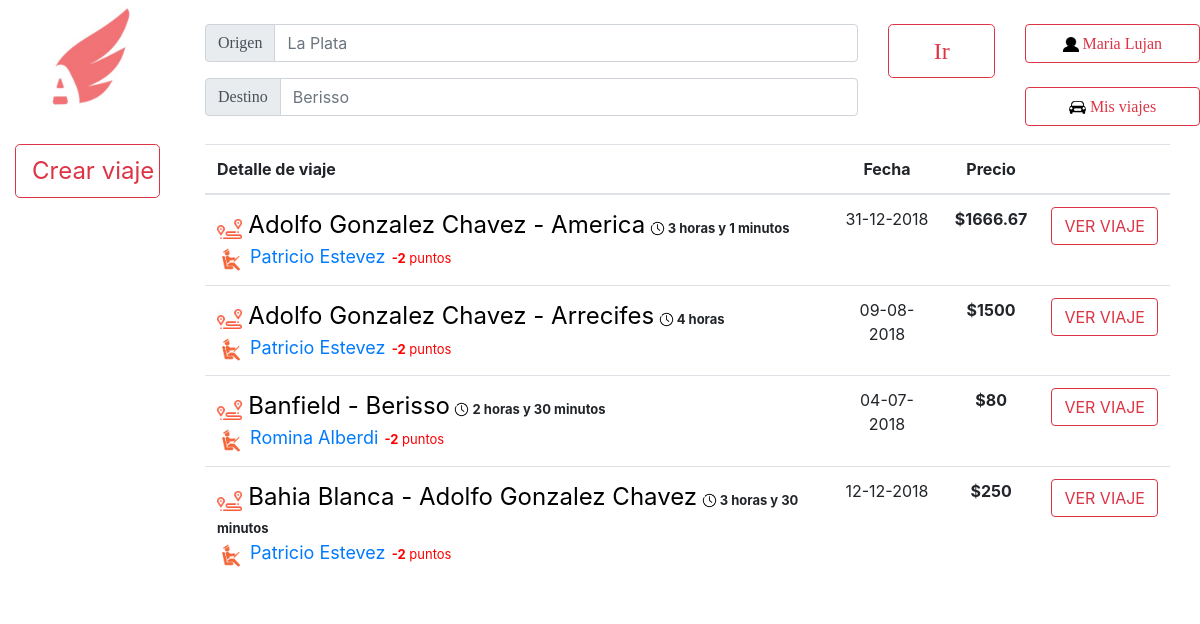
Page /PaginaPrincipal.php?inicio=Lujan.andersen@gmail.com (signed in) on the committed database.
### tables this page shows
CREATE TABLE IF NOT EXISTS `viajes` (
  `IDviaje` int(11) NOT NULL AUTO_INCREMENT,
  `fecha` date NOT NULL,
  `hora` time NOT NULL,
  `IDvehiculo` int(50) NOT NULL,
  `IDconductor` int(50) NOT NULL,
  `llegada` datetime NOT NULL,
  `IDOrigen` int(11) NOT NULL,
  `IDDestino` int(11) NOT NULL,
  `Precio` double NOT NULL,
  `asientos_disponibles` int(5) NOT NULL,
  PRIMARY KEY (`IDviaje`)
);

CREATE TABLE IF NOT EXISTS `ciudades` (
  `nombre` varchar(100) NOT NULL,
  `IDCiudad` int(11) NOT NULL AUTO_INCREMENT,
  PRIMARY KEY (`IDCiudad`)
);

CREATE TABLE IF NOT EXISTS `usuarios` (
  `nombre` varchar(50) NOT NULL,
  `apellido` varchar(50) NOT NULL,
  `email` varchar(50) NOT NULL,
  `clave` varchar(50) NOT NULL,
  `fecha` date NOT NULL,
  `foto` longblob,
  `token` varchar(100) NOT NULL,
  `ID` int(11) NOT NULL AUTO_INCREMENT,
  `borrado` tinyint(1) NOT NULL DEFAULT '0',
  `penalizacion` int(20) NOT NULL DEFAULT '0',
  `penalizacion_acom` int(20) NOT NULL DEFAULT '0',
  `deuda` float NOT NULL DEFAULT '0',
  PRIMARY KEY (`ID`)
);

### PaginaPrincipal.php (the view, shortened to what this page needs)
<!doctype html>
<html lang="en">
  <head>
    <link rel="stylesheet" href="css/bootstrap.min.css">
    <link rel="stylesheet" href="css/Estilos.css">
  </head>
  <body>
          <?php
          $link = conectarABase();
          $hoy = new DateTime('today');
          $viajes = mysqli_query($link, "SELECT * FROM viajes");
        ?>
          <header style="position: fixed">
            <nav>
                    <div class="row">
                        <div class="col-2">
                             <p>
                                <a href="PaginaPrincipal.php">
                                <img href="PaginaPrincipal.php" src="Logo.jpg" alt="Imagen no disponible"  class="rounded mx-auto d-block" height="120x120">
                                </a>
                            </p>
                        </div>
                        <div class="col-8">
                            <div class="row" position="fixed">
                                <div class="col-10">
                                    <br>
                                    <div class="input-group input-group-prepend mb-3">
                                        <div class="input-group-prepend">
                                            <span class="input-group-text" id="basic-addon1"><font size="3" face="Univers-Light-Normal">Origen</font></span>
                                        </div>
                                      <input type="text" face="Univers-Light-Normal" class="form-control" placeholder="La Plata" aria-label="La Plata" aria-describedby="basic-addon1">
                                    </div>
                                    <div class="input-group input-group-prepend mb-3">
                                        <div class="input-group-prepend">
                                            <span class="input-group-text" id="basic-addon1"><font size="3" face="Univers-Light-Normal">Destino</font></span>
                                        </div>
                                    <input type="text" class="form-control" face="Univers-Light-Normal" placeholder="Berisso" aria-label="Berisso" aria-describedby="basic-addon1">
                                    </div>
                                </div>
                                <div class="col-2">
                                    <br>
                                    <button class="btn btn-outline-danger btn-lg btn-block btn-lg"><font size="5" face="Univers-Light-Normal">Ir</font></button><br>
                                </div>
                            </div>
                        </div>
                        <div class="col-2">
                            <br>
                            <a href="MiCuenta.php" class="btn btn-outline-danger btn-block"><img src="Imagenes/Usuario.png" height="15x15"><font size="3" face="Univers-Light-Normal">     <?php echo $_SESSION['nombre']; ?></font></a><br>
                            <a href="MisViajes.php" class="btn btn-outline-danger btn-block"><img src="Imagenes/MisViajes.png" height="17x17"><font size="3" face="Univers-Light-Normal">     Mis viajes</font></a>
                        </div>
                    </div>
            </nav>
        </header>
      <br><br><br><br><br><br>
          <div class="row">
              <div class="col-2 bg-white">
                  <div class="container-fluid">
                      <a href='crear_viaje.php' class="btn btn-block btn-outline-danger btn-lg"><font size='5'>Crear viaje</font></a>
                  </div>
              </div>
              <div class="col-10 ">
                        <div style="margin-right: 30px">
                            <table class="table table-hover">
                                <thead>
                                    <tr>
                                        <th>Detalle de viaje</th>
                                        <th class='text-center'>Fecha</th>
                                        <th class="text-center">Precio</th>
                                        <th> </th>
                                    </tr>
                                </thead>
                                <tbody>
                                    <?php while($row = $viajes->fetch_array(MYSQLI_NUM)){
                                    $fechaViaje = new DateTime($row[1] . $row[2]);
                                    if (($fechaViaje > $hoy)&&($row[9]>0)){
                                    $origen= mysqli_query($link, "SELECT * FROM ciudades where IDCiudad=$row[6]");
                                    $origen = $origen ->fetch_array(MYSQLI_NUM);
                                    $destino= mysqli_query($link, "SELECT * FROM ciudades where IDCiudad=$row[7]");
                                    $destino = $destino ->fetch_array(MYSQLI_NUM);
                                    $conductor = mysqli_query($link, "SELECT * FROM usuarios where ID=$row[4]");
                                    $conductor = $conductor ->fetch_array(MYSQLI_NUM);
                                    $calificaciones = mysqli_query($link, "SELECT calificacion FROM calificaciones where IDdestino=$conductor[7]");
                                    $puntos=0;
                                    while($cal = $calificaciones->fetch_array(MYSQLI_NUM)){
                                        $puntos=$puntos+$cal[0];
                                    }
                                    $puntos = $puntos - $conductor[9];
                                    ?>
                                    <tr>
                                        <td>
                                        <div class="media">
                                            <div class="media-body">
                                                <img src="Imagenes/VIAJE.png" height="20"><font size='5' color='black'> <?php echo"$origen[0] - $destino[0]" ?></font>&nbsp;<img src="Imagenes/reloj.png" height="15"><strong style="font-size: 13px"> <?php $fecha1 = new DateTime("$row[1] . $row[2]");$fecha2 = new DateTime($row[5]);$diferencia = $fecha2->diff($fecha1);$agregar=0;if($diferencia->d>0){$agregar=$diferencia->d*24;}$horas=$diferencia->h+$agregar;echo "$horas horas";if(($diferencia->i)!=0){echo" y $diferencia->i minutos";}?></strong><br>
                                                <img src="Imagenes/CONDUCTOR.png" height="28"><font size='4'><a href="verPerfil.php?id=<?php echo $conductor[7]?>"> <?php echo "$conductor[0] $conductor[1]"?></a></font><font size='2' color='<?php if ($puntos>=0){echo "green";}else{echo "red";}?>'><strong color='<?php if($puntos>=0){echo "green";}else{echo "red";} ?>'>&nbsp;&nbsp;<?php echo $puntos?></strong> puntos</font><br>
                                            </div>
                                        </div></td>
                                        <td style="text-align: center">
                                        <?php $fechaS = new DateTime($row[1]); echo $fechaS->format('d-m-Y');?>
                                        </td>
                                        <td style="text-align: center"><strong><?php echo '$' . round($row[8],2);?></strong></td>
                                        <td>
                                            <a class="btn btn-outline-danger" href="verViaje.php?id=<?php echo $row[0];?>">
                                             VER VIAJE
                                        </a></td>
                                    </tr>
                                    <?php }}?>
                                </tbody>
                            </table>
                    </div>
              </div>
          </div>
  </body>
</html>

### css/Estilos.css (style rules this page uses)
* { padding: 0; margin: 0; }
p { margin-bottom: 20px; }
header { background:white; width: 100%; position: fixed; z-index: 100; }

### rows in the picture
viajes: ciudades.nombre "Adolfo Gonzalez Chavez", ciudades.nombre "America", horas "3", i "1", usuarios.nombre "Patricio", usuarios.apellido "Estevez", puntos "-2", fecha "31-12-2018", Precio "1666.67"
viajes: ciudades.nombre "Adolfo Gonzalez Chavez", ciudades.nombre "Arrecifes", horas "4", usuarios.nombre "Patricio", usuarios.apellido "Estevez", puntos "-2", fecha "09-08-2018", Precio "1500"
viajes: ciudades.nombre "Banfield", ciudades.nombre "Berisso", i "30", usuarios.nombre "Romina", usuarios.apellido "Alberdi", puntos "-2", fecha "04-07-2018", Precio "80"
usuarios: penalizacion "2"
viajes: ciudades.nombre "Bahia Blanca", ciudades.nombre "Adolfo Gonzalez Chavez", horas "3", i "30", usuarios.nombre "Patricio", usuarios.apellido "Estevez", puntos "-2", fecha "12-12-2018", Precio "250"

### other values in the picture
$_SESSION['nombre'] "Maria Lujan"
